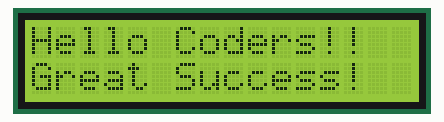
Recording of a sketch running on a simulated Arduino Uno, built with avr-gcc and run on an emulated ATmega328P. Shown: 16×2 character LCD.

Above: at 0.1 s.
At 3.1 s:
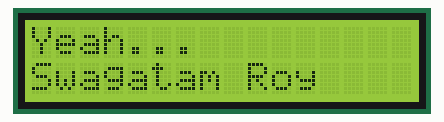

Measured:
- what the display in image 1 shows lasts 3.0 s, from 3.1 s to 6.1 s

The sketch:

lcd_code2.ino
```cpp
// -----------------------------------------------
// LCD 16x2 HD44780-40
// -----------------------------------------------

#include <LiquidCrystal.h>

int D7_pin = 4;
int D6_pin = 5;
int D5_pin = 6;
int D4_pin =  7;
int EN_pin = 11;
int RS_pin = 12;

LiquidCrystal lcd(RS_pin, EN_pin, D4_pin, D5_pin, D6_pin, D7_pin);

void setup()
{
  lcd.begin(16, 2);
}

void loop()
{
  lcd.clear();
  lcd.print("Hello Coders!!");
  lcd.setCursor(0, 1);
  lcd.print("Great Success!");

  delay(3000);

  lcd.clear();
  lcd.print("Yeah...");
  lcd.setCursor(0, 1);
  lcd.print("Swagatam Roy");

  delay(3000);
}
```
